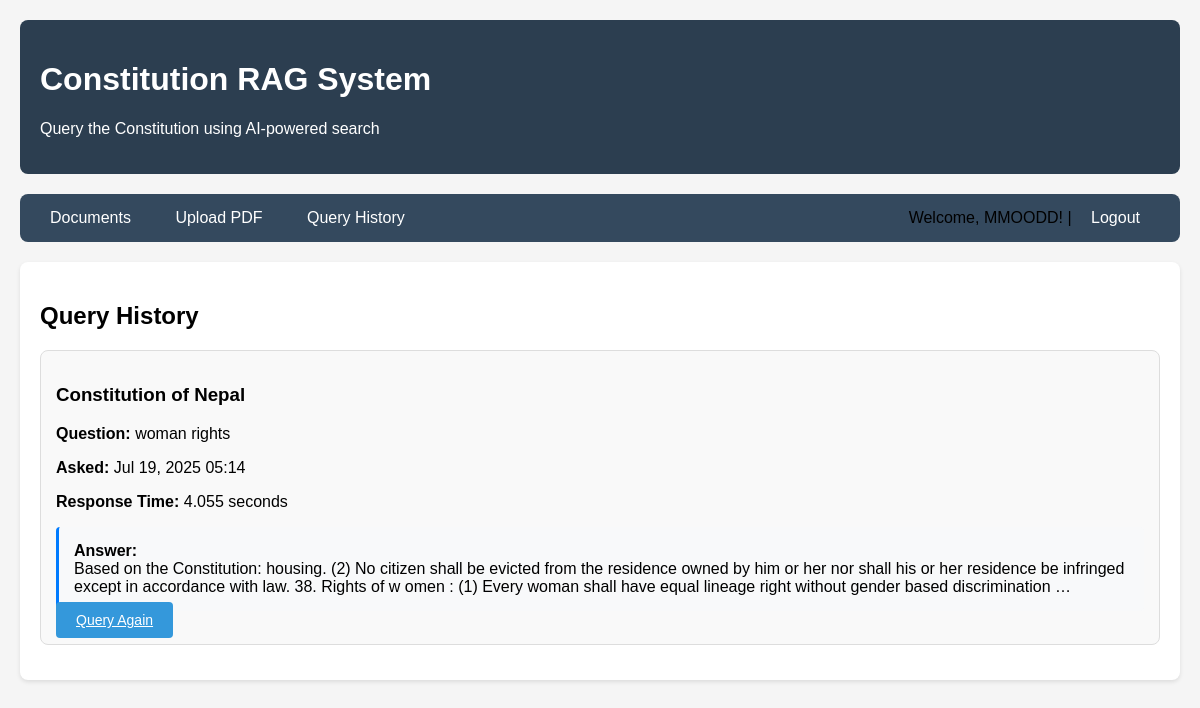
Page /history/ (signed in) on the committed database.
### model/models.py (models this page shows, shortened)
class Query(models.Model):
    user = models.ForeignKey(User, on_delete=models.CASCADE)
    question = models.TextField()
    answer = models.TextField(blank=True, null=True)
    document = models.ForeignKey(Document, on_delete=models.CASCADE)
    created_at = models.DateTimeField(auto_now_add=True)
    response_time = models.FloatField(default=0.0)

class Document(models.Model):
    title = models.CharField(max_length=200)
    file_path = models.CharField(max_length=500)
    uploaded_by = models.ForeignKey(User, on_delete=models.CASCADE)
    upload_date = models.DateTimeField(auto_now_add=True)
    is_processed = models.BooleanField(default=False)
    num_chunks = models.IntegerField(default=0)
    file_size = models.IntegerField(default=0)

### model/views.py (the view)
# urls.py: path('history/', views.query_history, name='query_history'),
@login_required
def query_history(request):
    queries = Query.objects.filter(user=request.user).order_by('-created_at')
    return render(request, 'model/query_history.html', {'queries': queries})

### model/templates/model/query_history.html (shortened to what this page needs)
{% extends 'model/base.html' %}
{% block content %}
<h2>Query History</h2>
{% if queries %}
    {% for query in queries %}
        <div class="document-card">
            <h3>{{ query.document.title }}</h3>
            <p><strong>Question:</strong> {{ query.question }}</p>
            <p><strong>Asked:</strong> {{ query.created_at|date:"M d, Y H:i" }}</p>
            <p><strong>Response Time:</strong> {{ query.response_time|floatformat:3 }} seconds</p>
            {% if query.answer %}
                <div class="context-text">
                    <strong>Answer:</strong><br>
                    {{ query.answer|truncatewords:50 }}
                </div>
            {% endif %}
            <a href="{% url 'query_document' query.document.id %}" class="btn">Query Again</a>
        </div>
    {% endfor %}
{% else %}
    <p>No queries yet. <a href="{% url 'document_list' %}">Start by querying a document</a>.</p>
{% endif %}
{% endblock %}

### model/templates/model/base.html (shortened to what this page needs)
<!DOCTYPE html>
<html lang="en">
<head>
</head>
<body>
    <div class="header">
        <h1>Constitution RAG System</h1>
        <p>Query the Constitution using AI-powered search</p>
    </div>
    <div class="nav">
        <a href="{% url 'document_list' %}">Documents</a>
        <a href="{% url 'upload_document' %}">Upload PDF</a>
        <a href="{% url 'query_history' %}">Query History</a>
        {% if user.is_authenticated %}
            <span style="float: right;">
                Welcome, {{ user.username }}! |
                <a href="{% url 'logout' %}">Logout</a>
            </span>
        {% else %}
            <span style="float: right;">
                <a href="{% url 'login' %}">Login</a> |
                <a href="{% url 'register' %}">Register</a>
            </span>
        {% endif %}
    </div>
    <div class="container">
        {% block content %}
        {% endblock %}
    </div>
</body>
</html>

### model/templates/model/base.html (style rules this page uses)
body { font-family: Arial, sans-serif; max-width: 1200px; margin: 0 auto; padding: 20px; background-color: #f5f5f5; }
.header { background-color: #2c3e50; color: white; padding: 20px; border-radius: 8px; margin-bottom: 20px; }
.nav { background-color: #34495e; padding: 15px; border-radius: 8px; margin-bottom: 20px; }
.nav a { color: white; text-decoration: none; padding: 10px 15px; margin-right: 10px; border-radius: 4px; transition: background-color 0.3s; }
.container { background-color: white; padding: 20px; border-radius: 8px; box-shadow: 0 2px 4px rgba(0,0,0,0.1); }
.btn { padding: 10px 20px; background-color: #3498db; color: white; border: none; border-radius: 4px; cursor: pointer; font-size: 14px; }
.document-card { border: 1px solid #ddd; border-radius: 8px; padding: 15px; margin-bottom: 15px; background-color: #f9f9f9; }
.context-text { background-color: #f8f9fa; padding: 15px; border-radius: 4px; margin-top: 10px; border-left: 3px solid #007bff; }

### rows in the picture
Query: document "Constitution of Nepal", question "woman rights", created_at "Jul 19, 2025 05:14", response_time "4.055", answer "Based on the Constitution: housing. (2) No citizen shall be evicted from the residence owned by him or her nor shall his or her residence be infringed except in accordance with law. 38. Rights of w omen : (1) Every woman shall have equal lineage right without gender based discrimination …"

### other values in the picture
{{ user.username }} "MMOODD"
